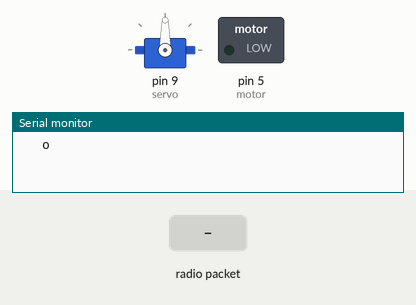
Recording of a sketch running on a simulated Arduino Uno, built with avr-gcc and run on an emulated ATmega328P. Parts: servo, switched loads named in the sketch (green lamp = pin HIGH), the last lines printed to the serial monitor. The inputs (shaded band) are chosen by the test bench. No radio packets arrive unless stated.

Above: at 1.2 s.
1.3 s: radio packet "1" arrives
At 1.7 s:
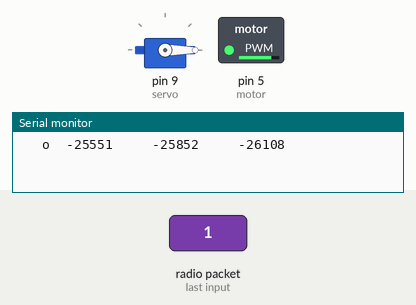
Timing chart, 0 to 4.3 s (numbered marks = the images above; inputs shaded):
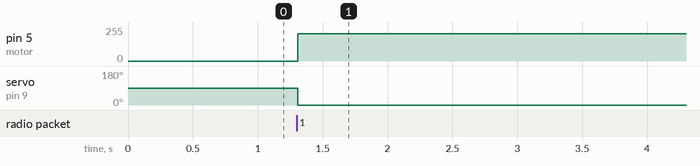

Measured:
- after the input at 1.3 s, pin 5 (motor): 0/255 → 205/255 at once; servo on pin 9 (servo): 90° → 0° at once

The sketch:

RX.ino
```cpp
#include <VirtualWire.h>
#include <ServoTimer2.h>

#define motor 5 //把馬達連在引腳5

//#define ENA 5
//#define ENB 6
//#define IN2 8
//#define IN3 9

ServoTimer2 servo;

void setup() {
  Serial.begin(9600);
pinMode(motor,OUTPUT); // 設置馬達為狀態
servo.attach(9);

  vw_setup(2000);
  vw_rx_start();
  Serial.print("   o  ");   //433 to D11
}

void loop() {

  int valeurs[3];
  byte message = sizeof(valeurs);
  vw_wait_rx();

  if (vw_get_message((byte *) &valeurs, &message)){
    //valeurs[0]  轉向
    //valeurs[1]  油門
    //valeurs[2]  停機(沒用到)

 analogWrite(motor,map(valeurs[1], 0, 625, 0, 255));
 servo.write(map(valeurs[0], 0,180, 500, 2400));           //x軸搖桿（要用脈波寬度）

    Serial.print(valeurs[0]);
    Serial.print("     ");
     Serial.print(valeurs[1]);
     Serial.print("     ");
     Serial.println(valeurs[2]);

  //delay(100);
  }
}
```
